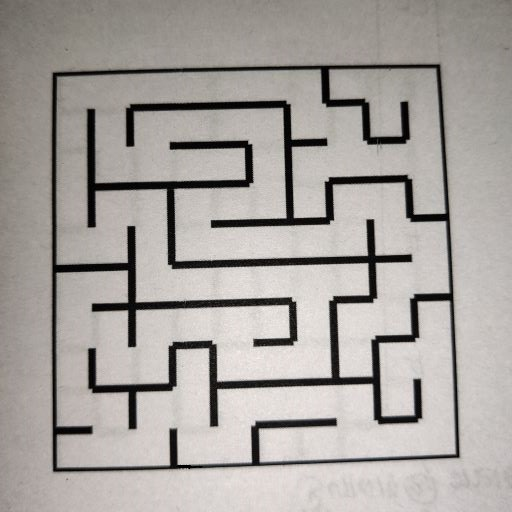
#> input picture task2/task_2b_generate_maze_macintosh/test_cases/maze07.jpg, 512 x 512 px, found by its file name
$ jupyter execute --allow-errors prac.ipynb
#> lines starting #> are read from the running program, lines starting #| are printed output that depends on the picture; after the words box and inside, x2 and y2 are one past the last pixel; in counts of white or black regions, pixels touching at a corner belong together
[cell 1]
import numpy as np
import cv2

[cell 2]
# Python code to find the co-ordinates of
# the contours detected in an image.
import numpy as np
import cv2

# Reading image
font = cv2.FONT_HERSHEY_COMPLEX
img2 = cv2.imread('maze07.jpg', cv2.IMREAD_COLOR)
#> img2 is the input picture: shape (512, 512, 3); mean B, G, R 158.2, 162.1, 166.8

cn = []
areas = []

# Reading same image in another
# variable and converting to gray scale.
img = cv2.imread('maze07.jpg', cv2.IMREAD_GRAYSCALE)
#> img: shape (512, 512); min 0, max 242, mean 163

# Converting image to a binary image
# ( black and white only image).
_, threshold = cv2.threshold(img, 110, 255, cv2.THRESH_BINARY)
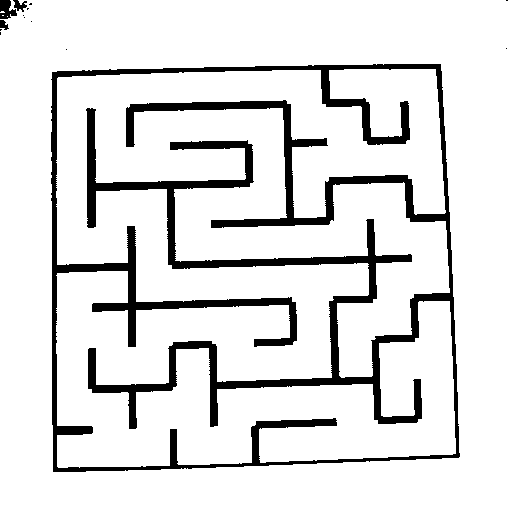
#> threshold: shape (512, 512); 88.3% white; 14 black regions (10 under 20 px), largest, box (x1, y1, x2, y2) and area: (51, 64, 460, 472) 30267, (0, 0, 17, 19) 218, (13, 0, 27, 12) 90, (0, 20, 9, 30) 57

kernel = np.ones((5,5),np.uint8)
erosion = cv2.erode(threshold,kernel,iterations = 1)
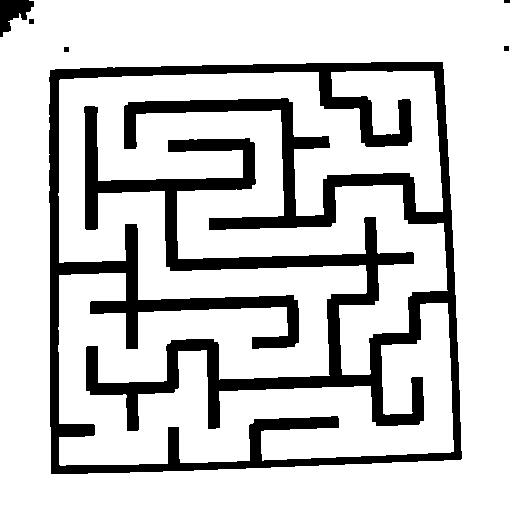
#> erosion: shape (512, 512); 80.6% white; 6 black regions (1 under 20 px)
# Detecting contours in image.
contours, _= cv2.findContours(erosion, cv2.RETR_TREE,
							cv2.CHAIN_APPROX_SIMPLE)
#> contours = 6 contours; box (x1, y1, x2, y2) and area: (0, 0, 512, 512) 260384, (48, 61, 463, 475) 163458, (58, 71, 454, 466) 108741, (63, 46, 70, 53) 34, (503, 45, 510, 52) 34, (28, 18, 35, 25) 34

area2 = 0
area3 = 0
t = 0

# Going through every contours found in the image.
for cnt in contours :
	area = cv2.contourArea(cnt)
	approx = cv2.approxPolyDP(cnt, 0.01*cv2.arcLength(cnt, True), True)
	print(len(approx))
	if area > area2:
		if area > area2 and area < area3:
			area2 = area
			cn = []
			t = 1
		elif area < area2 and area < area3:
			pass
		else:
			area3 = area
# 		area2 = area
# 		area3 = area
		cn = []
		t = 1
	areas.append(area)
	approx = cv2.approxPolyDP(cnt, 0.009 * cv2.arcLength(cnt, True), True)

	# draws boundary of contours.
	cv2.drawContours(img2, [approx], 0, (0, 0, 255), 5)

	# Used to flatted the array containing
	# the co-ordinates of the vertices.
	n = approx.ravel()
	i = 0

	if len(approx) == 4 and t == 1:
		for j in n :
			if(i % 2 == 0):
				x = n[i]
				y = n[i + 1]
# 				if t == 1:
# 					cn.append([x,y])

				cn.append([x,y])
				string = str(x) + " " + str(y)

#                 if(i == 0):
#                     # text on topmost co-ordinate.
#                     cv2.putText(img2, "Arrow tip", (x, y),
#                                     font, 0.5, (255, 0, 0))
#                 else:
#                     # text on remaining co-ordinates.
#                     cv2.putText(img2, string, (x, y),
#                             font, 0.5, (0, 255, 0))
			i = i + 1; t = 0
	t = 0
#> this loop made 6 passes
#> (area, area3, n) on pass 1: (260383.5, 260383.5, [29, 0, 0, 37, 0, 511, 511, 511, 511, 0])
#> (area, area2, n) on pass 2: (163458.5, 163458.5, [442, 61, 462, 458, 51, 474, 49, 70])
#| 5
#| 4
#| 22
#| 8
#| 8
#| 8
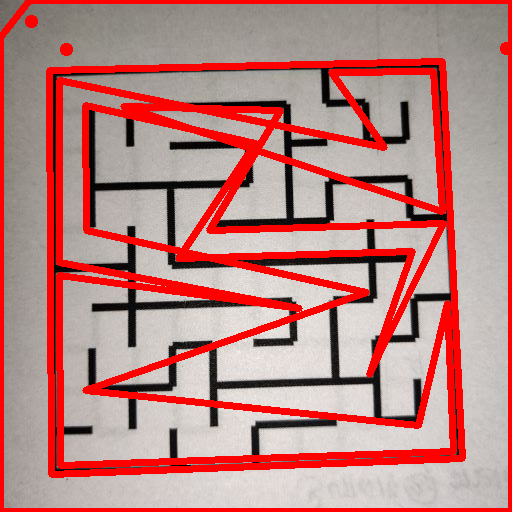
#> img2: shape (512, 512, 3); 19.93% of pixels changed, all inside (x1, y1, x2, y2) = (0, 0, 512, 512)
#> after the loop, area2 = 163458.5; area3 = 260383.5; areas = [260383.5, 163458.5, 108741, 34, 34, 34]; cn = [[442, 61], [462, 458], [51, 474], [49, 70]]
# # Showing the final image.
# cv2.imshow('image2', img2)

# # Exiting the window if 'q' is pressed on the keyboard.
# if cv2.waitKey(0) & 0xFF == ord('q'):
# 	cv2.destroyAllWindows()

[cell 3]
for i in range(len(cn)):
    if cn[i][0] > 100 and cn[i][1] < 100:
        x2 = cn[i][0]
        y2 = cn[i][1]
    if cn[i][0] > 100 and cn[i][1] > 100:
        x4 = cn[i][0]
        y4 = cn[i][1]
    if cn[i][0] < 100 and cn[i][1] > 100:
        x3 = cn[i][0]
        y3 = cn[i][1]
    if cn[i][0] < 100 and cn[i][1] < 100:
        x1 = cn[i][0]
        y1 = cn[i][1]
#> this loop made 4 passes

s = cn.sort()
print(x4,y4)
#| 462 458

[cell 4]
img = cv2.imread("maze07.jpg")
pts1 = np.float32([[x1, y1], [x2, y2], [x3, y3], [x4, y4]])
#> pts1 = [[49, 70], [442, 61], [51, 474], [462, 458]]
pts2 = np.float32([[0, 0], [512, 0], [0, 512], [512, 512]])

matrix = cv2.getPerspectiveTransform(pts1, pts2)
#> matrix = [[1.29, -0.00639, -62.78], [0.0306, 1.33, -94.92], [-3.73e-05, 0.000116, 1]]
result = cv2.warpPerspective(img, matrix, (512, 512))
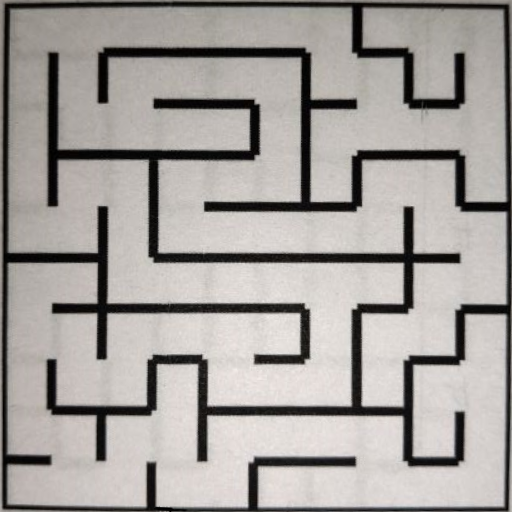
#> result: shape (512, 512, 3); mean B, G, R 156, 159.5, 163.8

# [4 lines of commented-out code are left out]

[cell 5]
print(result)
#> (printed output is left out)

[cell 6]
# Python code to find the co-ordinates of
# the contours detected in an image.
import numpy as np
import cv2

# Reading image
# font = cv2.FONT_HERSHEY_COMPLEX


cn = []
areas = []

# Reading same image in another
# variable and converting to gray scale.
# img = cv2.imread('maze06.jpg', cv2.IMREAD_GRAYSCALE)

img = cv2.cvtColor(result, cv2.COLOR_BGR2GRAY)
mask = np.zeros(img.shape,np.uint8)
cv2.drawContours(mask,[cnt],0,255,-1)
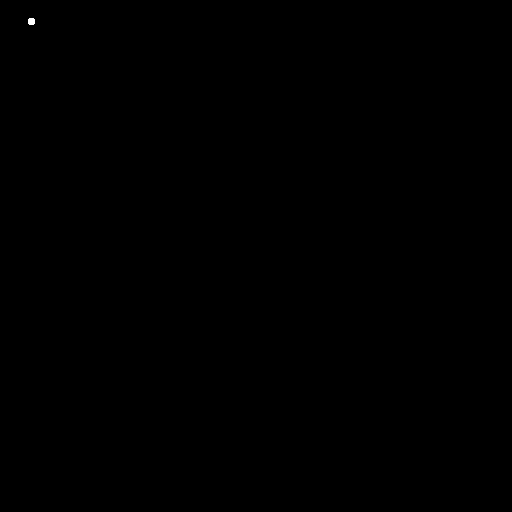
#> mask: shape (512, 512); 0.02% white; 1 white region, box (x1, y1, x2, y2) and area: (28, 18, 35, 25) 45
pixelpoints = cv2.findNonZero(mask)
#> pixelpoints = contour of 45 points, box (x1, y1, x2, y2) (28, 18, 35, 25), area 0

# # Converting image to a binary image
# # ( black and white only image).
_, threshold = cv2.threshold(img, 110, 255, cv2.THRESH_BINARY)
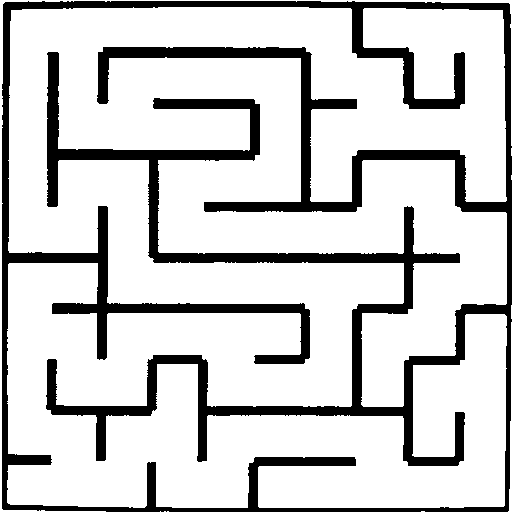
#> threshold: shape (512, 512); 80.9% white; 1 black region

# # Detecting contours in image.
contours, _= cv2.findContours(threshold, cv2.RETR_TREE,
							cv2.CHAIN_APPROX_NONE)
#> contours = 10 contours, 7 with area under 20; largest, box (x1, y1, x2, y2) and area: (7, 7, 507, 508) 204580, (0, 0, 512, 512) 1010, (508, 322, 512, 512) 114

# area2 = 0
# area3 = 0
# t = 0

# Going through every contours found in the image.
for cnt in contours :
	area = cv2.contourArea(cnt)
	approx = cv2.approxPolyDP(cnt, 0.01*cv2.arcLength(cnt, True), True)
	print(len(approx))
	if area > area2:
		if area > area2 and area < area3:
			area2 = area
			cn = []
			t = 1
		elif area < area2 and area < area3:
			pass
		else:
			area3 = area
# 		area2 = area
# 		area3 = area
		cn = []
		t = 1
	areas.append(area)
	approx = cv2.approxPolyDP(cnt, 0.009 * cv2.arcLength(cnt, True), True)

	# draws boundary of contours.
	cv2.drawContours(img2, [approx], 0, (0, 0, 255), 5)

	# Used to flatted the array containing
	# the co-ordinates of the vertices.
	n = approx.ravel()
	i = 0

	if len(approx) == 4 and t == 1:
		for j in n :
			if(i % 2 == 0):
				x = n[i]
				y = n[i + 1]
# 				if t == 1:
# 					cn.append([x,y])

				cn.append([x,y])
				string = str(x) + " " + str(y)

			i = i + 1; t = 0
	t = 0
#> this loop made 10 passes
#> (area, area2) on pass 9: (204580, 204580)
#> (area, n) on pass 5: (113.5, [511, 322, 508, 511])
#| 2
#| 2
#| 2
#| 1
#| 2
#| 2
#| 2
#| 2
#> (further printed lines are left out)
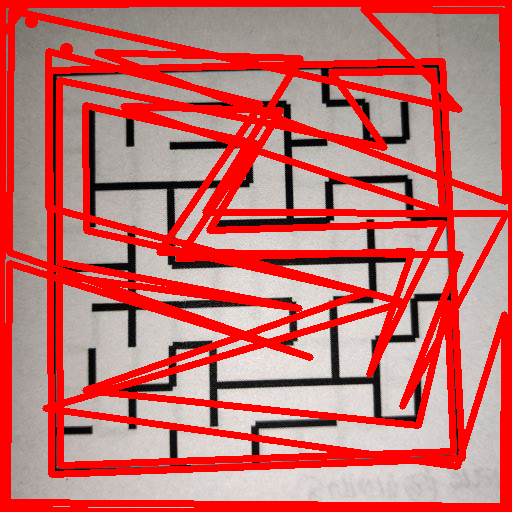
#> img2: shape (512, 512, 3); 14% of pixels changed, all inside (x1, y1, x2, y2) = (0, 0, 508, 508)
#> after the loop, area2 = 204580; area3 = 260383.5; areas = [0, 0, 0, 0, 113.5, 0, 0, 0, 204580, 1009.5]; cn = []
# [7 lines of commented-out code are left out]

[cell 7]
print(pixelpoints)
#> (printed output is left out)

#> (a cell that did not finish here is left out)

[cell 9]
# [6 lines of commented-out code are left out]
i = 9
j = 6
#> (the rest of this cell did not finish here and is left out)

[cell 10]
ret,im = cv2.threshold(result,127,255,cv2.THRESH_BINARY)
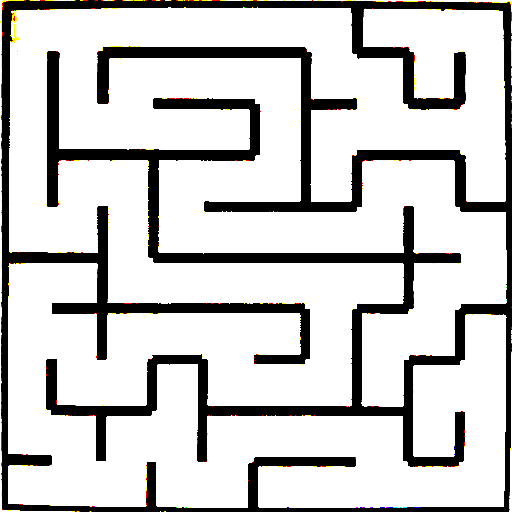
#> im: shape (512, 512, 3); mean B, G, R 202, 202.9, 203.6
kernel = np.ones((5,5),np.uint8)
erosion = cv2.erode(im,kernel,iterations = 2)
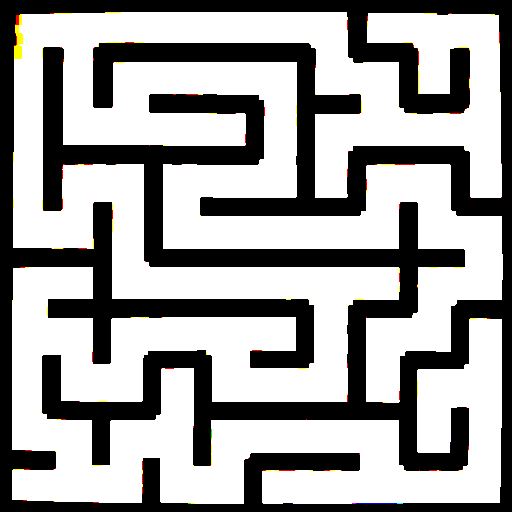
#> erosion: shape (512, 512, 3); mean B, G, R 160.4, 161.1, 161.6
dilation = cv2.dilate(erosion,kernel,iterations = 1)
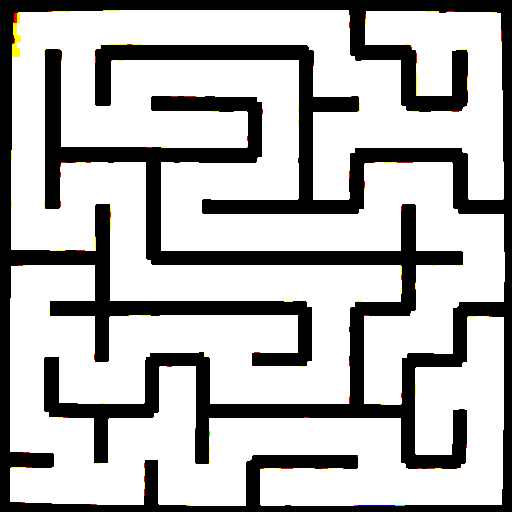
#> dilation: shape (512, 512, 3); mean B, G, R 180.2, 180.9, 181.3
r = dilation
size = 51.2

mat = []

for i in range(10):
    mat.append([])
    for j in range(10):
        up = right = down = left = 0
        block = r[int(i*size):int((i+1)*size),int(j*size):int((j+1)*size)]
        up    = (not bool(np.any(block[0,int(size/2)]))) *2
        down  = (not bool(np.any(block[int(size-1),int(size/2)])))*8
        left  = (not bool(np.any(block[int(size/2),0]))) *1
        right = (not bool(np.any(block[int(size/2),int(size-1)])))*4
        total = up + down + left + right
# [4 lines of commented-out code are left out]
        mat[i].append(total)
#> after the loop, mat = 10 items

print(mat)

$ run again, with task2/task_2b_generate_maze_macintosh/test_cases/maze06.jpg copied over task2/task_2b_generate_maze_macintosh/test_cases/maze07.jpg
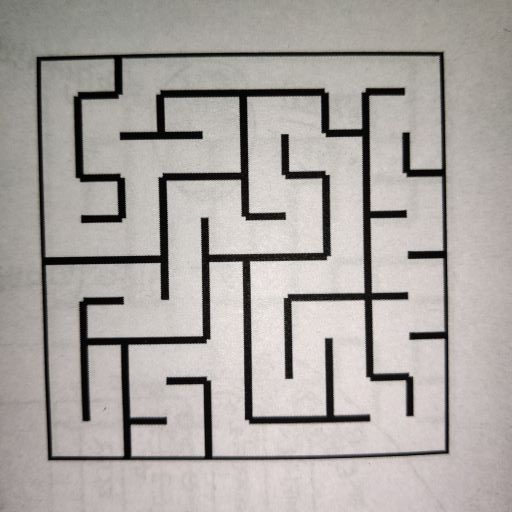
#> input picture task2/task_2b_generate_maze_macintosh/test_cases/maze06.jpg, 512 x 512 px, found by its file name
#> img2 is the input picture: shape (512, 512, 3); mean B, G, R 161.2, 164.6, 169.6
#> `contours, _= cv2.findContours(erosion, cv2.RETR_TREE, cv2.CHAIN_APPROX..`: contours = 3 contours; box (x1, y1, x2, y2) and area: (0, 0, 512, 512) 261104, (32, 48, 452, 464) 169066, (43, 58, 443, 455) 113660
#> the loop `for cnt in contours :` made 3 passes
#> (area, area3, n) on pass 1: (261104, 261104, [0, 0, 0, 511, 511, 511, 511, 0])
#> (printed output is left out)
#> after the loop `for cnt in contours :`: area2 = 169066.5; area3 = 261104; areas = [261104, 169066.5, 113659.5]; cn = [[444, 48], [451, 455], [46, 463], [33, 55]]
#> the loop `for i in range(len(cn)):` made 4 passes
#| 451 455
#> pts1 = [[33, 55], [444, 48], [46, 463], [451, 455]]
#> matrix = [[1.24, -0.0395, -38.71], [0.021, 1.23, -68.52], [-7.25e-06, -3.54e-05, 1]]
#> (printed output is left out)
#> mask: shape (512, 512); 44.9% white; 1 white region, box (x1, y1, x2, y2) and area: (43, 58, 443, 455) 117587
#> pixelpoints = contour of 117587 points, box (x1, y1, x2, y2) (43, 58, 443, 455), area 12904
#> `contours, _= cv2.findContours(threshold, cv2.RETR_TREE, cv2.CHAIN_APPR..`: contours = 15 contours, 11 with area under 20; largest, box (x1, y1, x2, y2) and area: (7, 6, 507, 510) 206474, (0, 0, 161, 512) 570, (212, 0, 512, 5) 332, (468, 321, 512, 512) 86
#> the loop `for cnt in contours :` made 15 passes
#> (area, area2) on pass 7: (206473.5, 206473.5)
#> (printed output is left out)
#> after the loop `for cnt in contours :`:
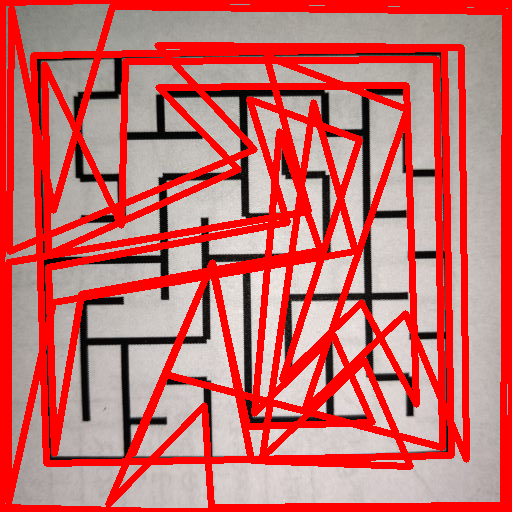
#> img2: shape (512, 512, 3); mean B, G, R 106.9, 109.1, 201.2
#> after the loop `for cnt in contours :`: area2 = 206473.5; area3 = 261104; areas = [0, 86, 0, 0, 0, 0, 206473.5, 332, 0, 0, 0, 0, 0, 0, 570.5]; cn = []
#> (printed output is left out)
#> `dilation = cv2.dilate(erosion,kernel,iterations = 1)`:
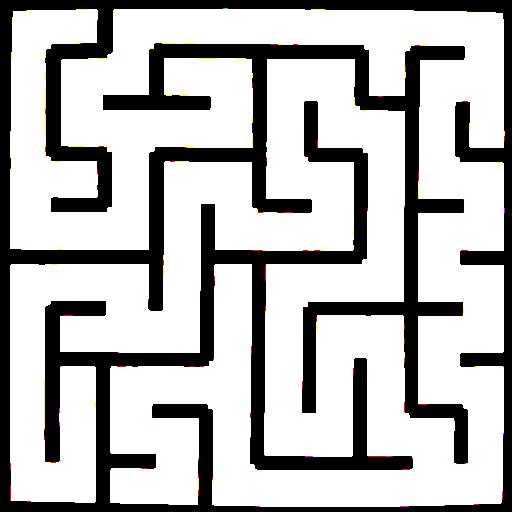
#> dilation: shape (512, 512, 3); mean B, G, R 182.5, 183, 183.4
#> after the loop `for i in range(10):`: mat = 10 items

$ run again, with task2/task_2b_generate_maze_macintosh/test_cases/maze00.jpg copied over task2/task_2b_generate_maze_macintosh/test_cases/maze07.jpg
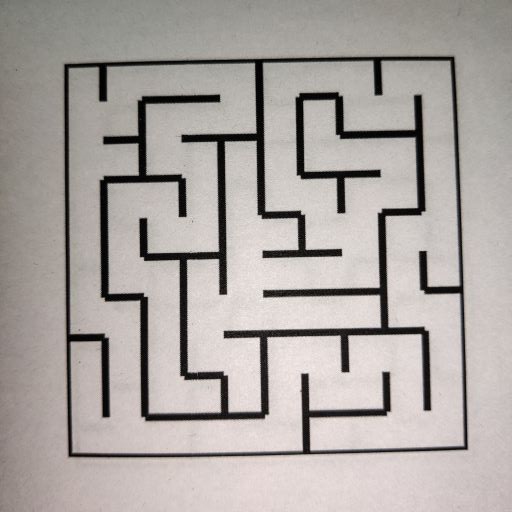
#> input picture task2/task_2b_generate_maze_macintosh/test_cases/maze00.jpg, 512 x 512 px, found by its file name
#> img2 is the input picture: shape (512, 512, 3); mean B, G, R 161.5, 164.9, 171
#> `contours, _= cv2.findContours(erosion, cv2.RETR_TREE, cv2.CHAIN_APPROX..`: contours = 4 contours; box (x1, y1, x2, y2) and area: (0, 0, 512, 512) 261121, (61, 53, 471, 461) 161186, (71, 63, 462, 452) 107648, (13, 66, 20, 74) 40
#> the loop `for cnt in contours :` made 4 passes
#> (area, area3, n) on pass 1: (261121, 261121, [0, 0, 0, 511, 511, 511, 511, 0])
#> (printed output is left out)
#> after the loop `for cnt in contours :`: area2 = 161185.5; area3 = 261121; areas = [261121, 40, 161185.5, 107647.5]; cn = [[455, 53], [470, 451], [66, 459], [61, 62]]
#> the loop `for i in range(len(cn)):` made 4 passes
#| 470 451
#> pts1 = [[61, 62], [455, 53], [66, 459], [470, 451]]
#> matrix = [[1.31, -0.0165, -78.82], [0.0303, 1.33, -84.18], [9.15e-06, 6.38e-05, 1]]
#> (printed output is left out)
#> mask: shape (512, 512); 42.5% white; 1 white region, box (x1, y1, x2, y2) and area: (71, 63, 462, 452) 111487
#> pixelpoints = contour of 111487 points, box (x1, y1, x2, y2) (71, 63, 462, 452), area 3760
#> `contours, _= cv2.findContours(threshold, cv2.RETR_TREE, cv2.CHAIN_APPR..`: contours = 7 contours, 3 with area under 20; largest, box (x1, y1, x2, y2) and area: (7, 7, 507, 509) 205694, (0, 0, 164, 512) 730, (165, 0, 512, 6) 242, (398, 322, 512, 512) 130
#> the loop `for cnt in contours :` made 7 passes
#> (area, area2) on pass 5: (205694.5, 205694.5)
#> (printed output is left out)
#> after the loop `for cnt in contours :`: area2 = 205694.5; area3 = 261121; areas = [0, 130, 0, 0, 205694.5, 242, 730]; cn = []
#> (printed output is left out)
#> `dilation = cv2.dilate(erosion,kernel,iterations = 1)`:
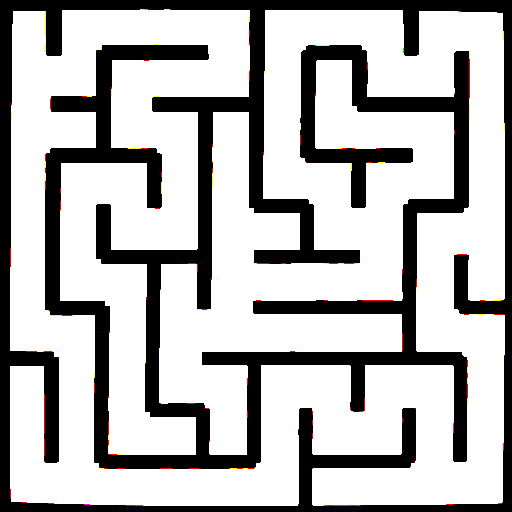
#> dilation: shape (512, 512, 3); mean B, G, R 181.6, 181.9, 182.7
#> after the loop `for i in range(10):`: mat = 10 items, first 6: [7, 3, 10, 10, 6, 3, 10, 6, 3, 6], [1, 12, 3, 10, 12, 5, 7, 9, 12, 5], [1, 14, 9, 6, 7, 5, 9, 10, 6, 5], [5, 3, 6, 5, 5, 9, 6, 3, 12, 5], [5, 5, 9, 12, 1, 14, 9, 4, 3, 4], [5, 9, 6, 7, 1, 10, 10, 12, 5, 13]
#> (printed output is left out)
#> (printed output is left out)
